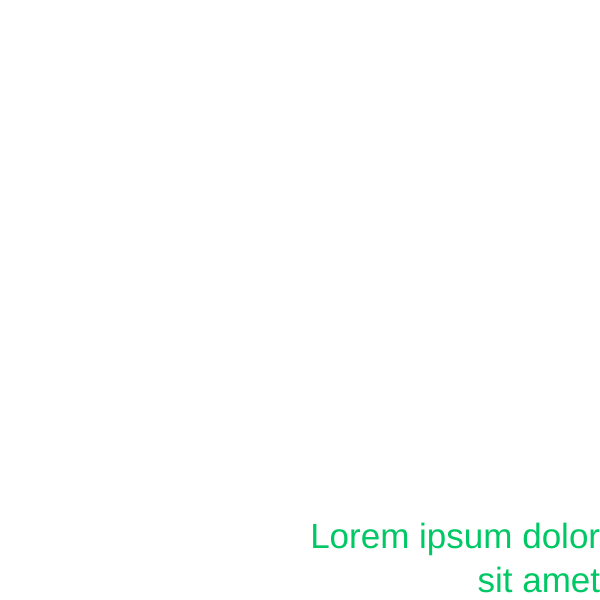
Frame 1 (no input)
Frame 60 (no input): identical to frame 1, image omitted
Frame 120 (the mouse pressed at the canvas centre since frame 60): identical to frame 1, image omitted

The p5.js sketch that drew this single still picture (run headless with seeded random() and noise() and a simulated clock; from frame 60 on, the mouse is pressed at the canvas centre):

// p5.js sketch
// ── sketch.js
function setup(){
    createCanvas(600,600);
}

function draw(){
    background(255);
    textSize(35);
    textAlign(RIGHT, BOTTOM);
    fill(0,200, 100);
    text("Lorem ipsum dolor sit amet", 300, 300, 300, 300);
}
